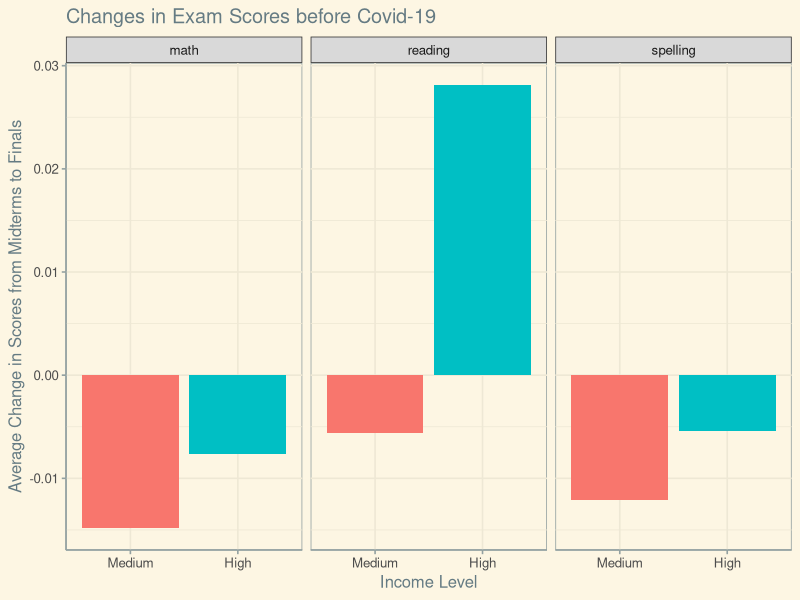
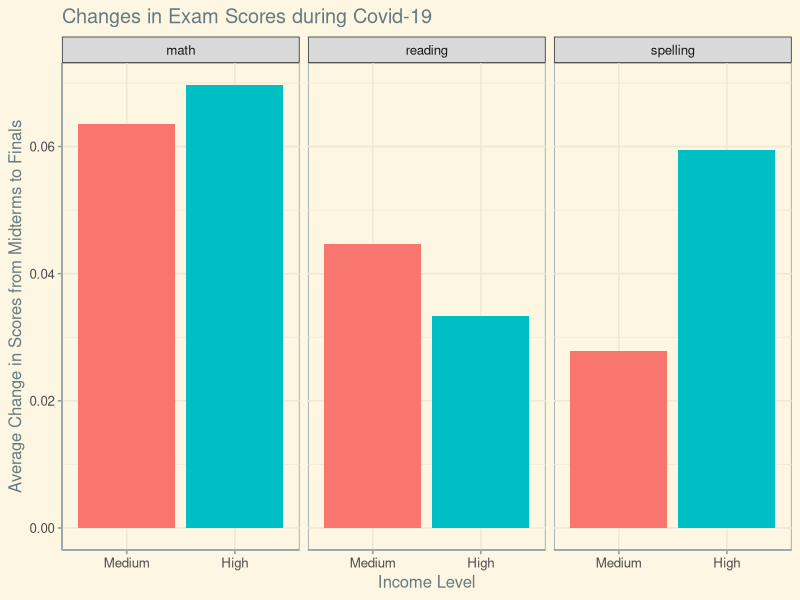

Write R code to recreate these figures, in order. (Note: this script raises an error after producing the figures.)
## ---- chunk 1
library(tidyverse)
library(ggthemes)

covid <- read_csv("data/clean_covid_formatted.csv")
## ---- chunk 2
covid |>
  select(subject, grade,`income_medium`, `income_high`) |>
  pivot_longer(cols = c(-subject, -grade),
               names_to = "income_level",
               values_to = "scores_diff") |>
  mutate(income_level = as.factor(str_to_sentence(str_extract(income_level, "medium|high")))) |>
  mutate(income_level = fct_relevel(income_level, c("Medium", "High")),
         subject = as.factor(subject)) |>
  group_by(income_level, subject) |>
  summarize(mean_scores_diff = mean(scores_diff)) |>
  ggplot(aes(y = mean_scores_diff, x = income_level, fill = income_level)) +
  geom_col() +
  facet_wrap(~subject) +
  labs(x = "Income Level",
       y = "Average Change in Scores from Midterms to Finals",
       title = "Changes in Exam Scores before Covid-19",
       fill = "") +
  theme_solarized() +
  scale_color_solarized() +
  theme(legend.position = "none")
## ---- chunk 3
covid |>
  select(subject, grade,`COVID-19 year * Medium income household`, `COVID-19 year * High income household`) |>
  pivot_longer(cols = c(-subject, -grade),
               names_to = "income_level",
               values_to = "scores_diff") |>
  mutate(income_level = as.factor(str_to_sentence(str_extract(income_level, "Medium|High")))) |>
  mutate(income_level = fct_relevel(income_level, c("Medium", "High")),
         subject = as.factor(subject)) |>
  group_by(income_level, subject) |>
  summarize(mean_scores_diff = mean(scores_diff)) |>
  ggplot(aes(y = mean_scores_diff, x = income_level, fill = income_level)) +
  geom_col() +
  facet_wrap(~subject) +
  labs(x = "Income Level",
       y = "Average Change in Scores from Midterms to Finals",
       title = "Changes in Exam Scores during Covid-19",
       fill = "") +
  theme_solarized() +
  theme(legend.position = "none")
## ---- chunk 4
# Viz 3 
covid |>
  select(subject, grade,education_high, education_medium) |>
  pivot_longer(cols = c(-subject, -grade),
               names_to = "education_level",
               values_to = "scores_diff") |>
  group_by(education_level, subject) |>
  mutate(education_level = str_sub(education_level, 11, 16)) |>
  summarize(mean_scores_diff = mean(scores_diff)) |>
  ggplot(aes(y = mean_scores_diff, x = education_level, fill = education_level)) +
  geom_col() +
  facet_wrap(~subject) +
  labs(x = "Parental Education Level",
       y = "Average Change in Scores Before Covid",
       title = "Changes in Exam Scores before Covid-19",
       fill = "") +
  theme_solarized() +
  theme(legend.position = "none")
## ---- chunk 5
# Viz 4: Scores During Covid By Parent Education Level
covid |>
  select(subject, grade,`COVID-19 year * Parental education high`, `COVID-19 year * Parental education medium`) |>
  pivot_longer(cols = c(-subject, -grade),
               names_to = "education_level",
               values_to = "scores_diff") |>
  group_by(education_level, subject) |>
  mutate(education_level = str_sub(education_level, 35, 41)) |>
  summarize(mean_scores_diff = mean(scores_diff)) |>
  ggplot(aes(y = mean_scores_diff, x = education_level, fill = education_level)) +
  geom_col() +
  facet_wrap(~subject) +
  labs(x = "Parental Education Level",
       y = "Average Change in Scores During Covid",
       title = "Changes in Exam Scores during Covid-19",
       fill = "") +
  theme_solarized()  +
  theme(legend.position = "none")
